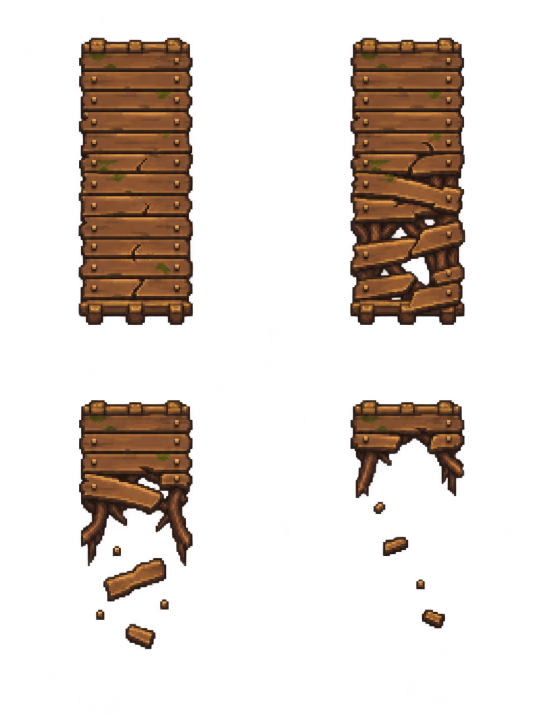
#> input picture assets/ponte-frequencias/source/desmonte.png, 1086 x 1448 px (shown at 1/2 size); its folder holds 2 pictures in this run
$ python otimizar_media.py ../assets/ponte-frequencias/source ../assets/ponte-frequencias/source/marco.png
#> lines starting #> are read from the running program, lines starting #| are printed output that depends on the picture
#!/usr/bin/env python3
"""Converte as imagens extraídas do site para WebP, com cache por conteúdo.

    python3 -I production/otimizar_media.py <pasta_media> <relatorio.json>

Para cada PNG/WebP de <pasta_media>:
  1. tenta WebP com perda (qualidade 90, alfa sem perda);
  2. aceita só se a diferença for imperceptível: PSNR >= 42 dB nas cores
     visíveis e alfa idêntico; senão usa WebP sem perda (pixels idênticos);
  3. fica com o original se nada for menor.
Escreve o arquivo novo em <pasta_media>/<sha256>.webp, apaga o original
substituído e grava {original: {file, bytes, mode, psnr}} no relatório.
O cache (production/.media-cache/) guarda o resultado por hash do original.
"""
import hashlib, io, json, math, os, subprocess, sys
from multiprocessing import Pool
import numpy as np
from PIL import Image

QUALITY = 90
MIN_PSNR = 42.0
CACHE = os.path.join(os.path.dirname(os.path.abspath(__file__)), '.media-cache')
VERSION = 'v1-q%d-psnr%d' % (QUALITY, MIN_PSNR)


def psnr(a, b):
    """PSNR das cores ponderado pelo alfa; None se o alfa mudou."""
    if a.size != b.size:
        return None
    ra = np.asarray(a.convert('RGBA'), dtype=np.float64)
    rb = np.asarray(b.convert('RGBA'), dtype=np.float64)
    if not np.array_equal(ra[..., 3], rb[..., 3]):
        return None
    w = ra[..., 3:4] / 255.0
    weight = float(w.sum()) * 3
    if not weight:
        return 99.0
    err = float((((ra[..., :3] - rb[..., :3]) ** 2) * w).sum()) / weight
    return 99.0 if err == 0 else 10 * math.log10(255 * 255 / err)


def convert(path):
    data = open(path, 'rb').read()
    digest = hashlib.sha256(data).hexdigest()
    cached = os.path.join(CACHE, VERSION, digest)
    if os.path.exists(cached + '.json'):
        meta = json.load(open(cached + '.json'))
        if meta['mode'] == 'original':
            return path, meta, None
        return path, meta, open(cached + '.webp', 'rb').read()
    src = Image.open(io.BytesIO(data))
    src.load()
    has_alpha = src.mode in ('RGBA', 'LA') or (src.mode == 'P' and 'transparency' in src.info)
    img = src.convert('RGBA' if has_alpha else 'RGB')
    best, mode, quality = None, 'original', None
    lossy = io.BytesIO()
    img.save(lossy, 'WEBP', quality=QUALITY, alpha_quality=100, method=4)
    score = psnr(img, Image.open(io.BytesIO(lossy.getvalue())))
    if score is not None and score >= MIN_PSNR:
        best, mode, quality = lossy.getvalue(), 'lossy', round(score, 1)
    else:
        lossless = io.BytesIO()
        img.save(lossless, 'WEBP', lossless=True, quality=100, method=4, exact=True)
        check = Image.open(io.BytesIO(lossless.getvalue())).convert(img.mode)
        if check.tobytes() != img.tobytes():
            raise SystemExit('WebP sem perda alterou pixels: ' + path)
        best, mode = lossless.getvalue(), 'lossless'
    if len(best) >= len(data):
        best, mode, quality = None, 'original', None
    meta = {'mode': mode, 'psnr': quality, 'bytesBefore': len(data),
            'bytesAfter': len(best) if best else len(data), 'size': list(img.size)}
    os.makedirs(os.path.dirname(cached), exist_ok=True)
    if best:
        open(cached + '.webp', 'wb').write(best)
    json.dump(meta, open(cached + '.json', 'w'))
    return path, meta, best


def write_media(destination, data, cached):
    # APFS copy-on-write keeps verified cached bytes independent of source/cache
    # files. Other systems retain the normal write; no hard links are created.
    if sys.platform == 'darwin' and os.path.isfile(cached):
        with open(cached, 'rb') as stream:
            same = stream.read() == data
        if same:
            try:
                result = subprocess.run(['/bin/cp', '-c', cached, destination],
                                        stdout=subprocess.DEVNULL, stderr=subprocess.DEVNULL)
                if result.returncode == 0:
                    return
            except OSError:
                pass
    with open(destination, 'wb') as stream:
        stream.write(data)


def main():
    folder, report_path = sys.argv[1], sys.argv[2]
    files = sorted(os.path.join(folder, f) for f in os.listdir(folder)
                   if f.endswith(('.png', '.webp')))
    report = {}
    with Pool(os.cpu_count() or 2) as pool:
        for path, meta, best in pool.imap_unordered(convert, files):
#> in convert, `has_alpha = src.mode in ('RGBA', 'LA') or (src.mode == 'P' and 'transp..`: has_alpha = True
#> in psnr, `w = ra[..., 3:4] / 255.0`:
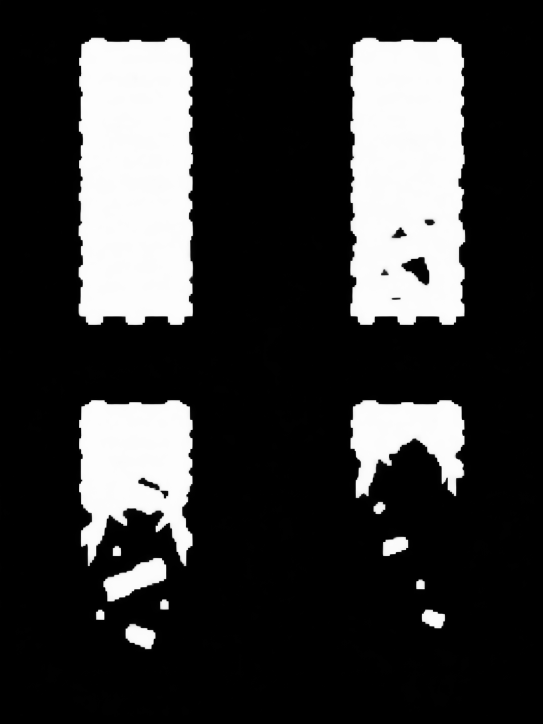
#> w: shape (1448, 1086, 1) float64 (shown at 1/2 size); min 0, max 1, mean 0.212
#> in psnr, `weight = float(w.sum()) * 3`: weight = 1001222.9
#> in psnr, `err = float((((ra[..., :3] - rb[..., :3]) ** 2) * w).sum()) / weight`: err = 13.46
#> in convert, `score = psnr(img, Image.open(io.BytesIO(lossy.getvalue())))`: score = 36.84
            name = 'media/' + os.path.basename(path)
            if best is None:
                report[name] = {**meta, 'file': name}
                continue
            out_name = hashlib.sha256(best).hexdigest() + '.webp'
            with open(path, 'rb') as stream:
                source_hash = hashlib.sha256(stream.read()).hexdigest()
            cached = os.path.join(CACHE, VERSION, source_hash) + '.webp'
            write_media(os.path.join(folder, out_name), best, cached)
            if os.path.basename(path) != out_name:
                os.remove(path)
            report[name] = {**meta, 'file': 'media/' + out_name}
#> this loop made 2 passes
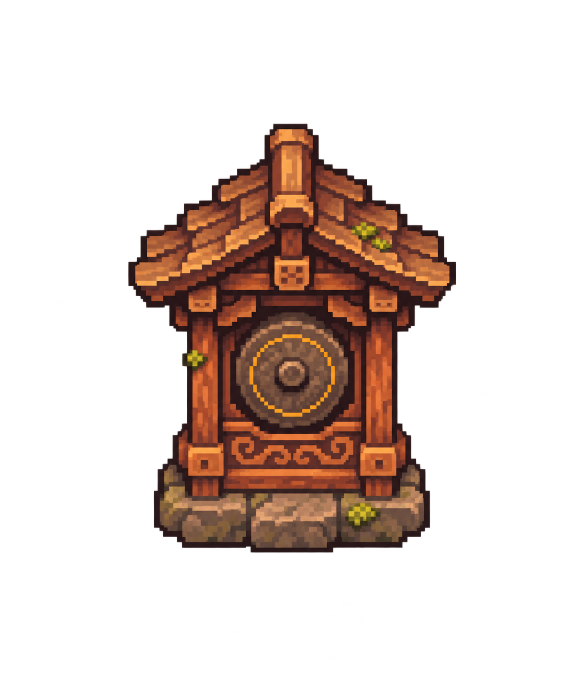
#> input picture assets/ponte-frequencias/source/marco.png, 1168 x 1346 px (shown at 1/2 size)
    json.dump(report, open(report_path, 'w'), indent=1, sort_keys=True)
    before = sum(r['bytesBefore'] for r in report.values())
#> before = 1305302
    after = sum(r['bytesAfter'] for r in report.values())
#> after = 935486
    modes = {}
    for r in report.values():
        modes[r['mode']] = modes.get(r['mode'], 0) + 1
#> after the loop, modes = {'lossless': 2}
    print('Imagens: %d · %.1f MB → %.1f MB · %s' % (len(report), before / 1e6, after / 1e6, modes))
#| Imagens: 2 · 1.3 MB → 0.9 MB · {'lossless': 2}


if __name__ == '__main__':
    main()
